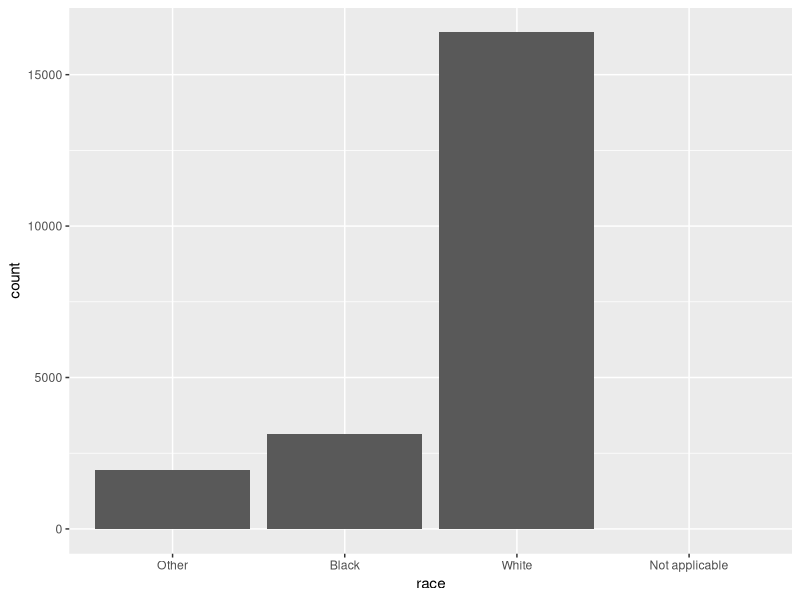
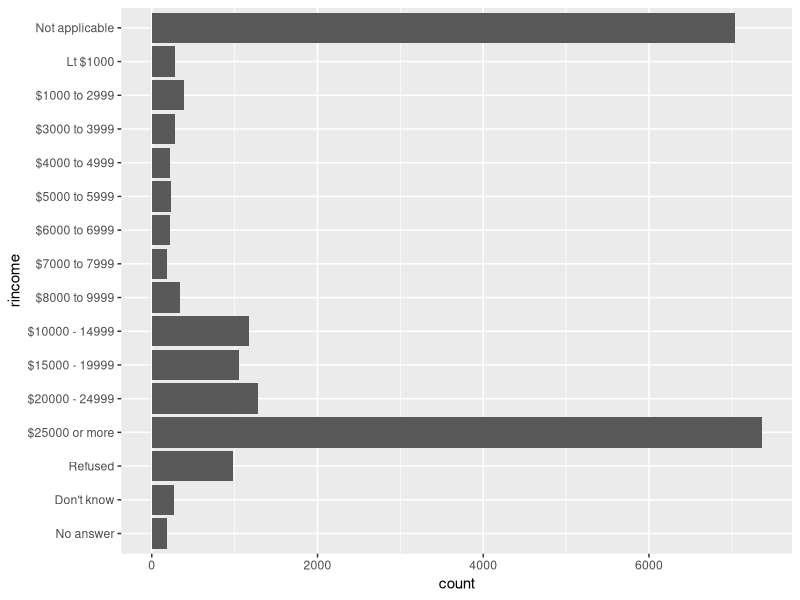

Here is the R script that generated these plots, in order: (Note: this script raises an error after producing the figures.)
library(tidyverse)
library(forcats)
#creating factors
#first, create a list of valid levels

X1<-c("dec","apr","jan","mar")
x2 <- c("dec", "apr", "jam", "mar") 
#(#with typos in string Jan)

months_levels<-c("jan","feb","mar",
                 "apr","may","jun","jul","aug","sept","oct","nov","dec")

y1<-factor(X1, levels = months_levels)
y1
sort(y1)

#note that any values not in the level will be silently converted to NA
 y2<-factor(x2, levels = months_levels)
 y2
 
 #if you prefer the order of the levels match the
 #order of the first apearence,you can do that by setting levels
 #to unique() in the created factor or use fct_inorder() ie;
 
 y1<-factor(X1, levels = unique(X1))
 y1
 
 f2 <- X1 %>% factor() %>% fct_inorder()
 f2
 
 #General Social Survey
 # It's a sample of data from the General Social
 #Survey, which is a long-running US survey conducted by the inde-
# pendent research organization NORC at the University of Chicago.
 
 s<-forcats::gss_cat
gss_cat%>%
  count(race)
ggplot(gss_cat, aes(race))+
  geom_bar()+
#by default, ggplot2 drops levels that do not have any values,
#to force their display,

scale_x_discrete(drop = FALSE)

ggplot(gss_cat, aes(rincome))+
  geom_bar()+
  coord_flip()
gss_cat%>%
  count(relig)%>%
  arrange(desc(n))%>%
head(1)
levels(gss_cat$denom)

gss_cat%>%
  filter(!denom %in% c("No answer","other",
                       "Dont know","Not applicable","No denomination"))%>%
  count(relig)

gss_cat%>%
  count(relig, denom)%>%
  ggplot(mapping = aes(x=relig, y=denom))+
  geom_point()+
  
  gss_cat%>%
  ggplot(mapping = aes(x=relig, y=tvhours))+
  geom_point()+
  theme(axis.text.x = element_text(angle = 45))
  
#Modifying Factor order
#finding the average number of hours spent watching tv per day across religions

relig <- gss_cat%>%
  group_by(relig)%>%
  summarise(
    age=mean(age,na.rm=T ),
    tvhours=mean(tvhours, na.rm=TRUE),
    n=n()
  )%>%
  ggplot(relig, mapping = aes(tvhours, relig)) + geom_point()


relig <- gss_cat %>%
  group_by(relig) %>%
  summarize(
    age = mean(age, na.rm = TRUE),
    tvhours = mean(tvhours, na.rm = TRUE),
    n = n()
  )
ggplot(relig, aes(tvhours, relig)) + geom_point()
